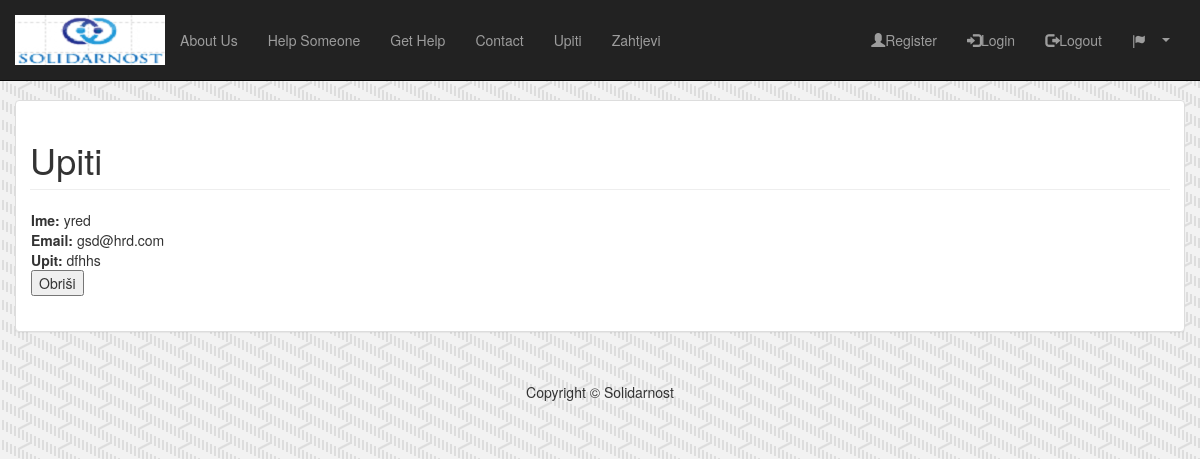
The app's page /upiti.php (signed in) with its own data.
### tables this page shows
CREATE TABLE IF NOT EXISTS `upit` (
  `id` int(11) NOT NULL AUTO_INCREMENT,
  `imePrezime` varchar(100) NOT NULL,
  `email` varchar(100) NOT NULL,
  `upit` text NOT NULL,
  PRIMARY KEY (`id`)
);

### languages/lang.en.php (called while the page is built)
<?php
$lang = array();
$lang['ONAMA_TEXT'] = 'Solidarnost was founded in 2012. with the goal of helping people in need. It is non-profit organisation through which users can request donations and visitors can donate money to them if they wish to do so. We have already changed thousands of lives to better, and we have to help many more together with you.';
$lang['HEADER_TITLE'] = 'My website header title';
$lang['SITE_NAME'] = 'My Website';
$lang['SLOGAN'] = '"We rise by lifting others." -Robert Ingersoll';
$lang['HEADING'] = 'Heading';
$lang['KORIS'] = 'Username:';
$lang['PASS'] = 'Password:';
$lang['IME'] = 'Name:';
$lang['PREZ'] = 'Last name:';
$lang['TEL'] = 'Contact phone:';
$lang['MAIL'] = 'Email address:';
$lang['GRAD'] = 'City:';
$lang['ULICA'] = 'Street:';
$lang['REG'] = 'Register';
$lang['POTVRDI'] = 'Submit';
$lang['MENU_ONAMA'] = 'About Us';
$lang['MENU_POMOZI'] = 'Help Someone';
$lang['MENU_POMOC'] = 'Get Help';
$lang['MENU_KONTAKT'] = 'Contact';
$lang['MENU_REGIST'] = 'Register';
$lang['MENU_PRIJAVA'] = 'Login';
$lang['MENU_ODJAVA'] = 'Logout';
$lang['KON_KONT'] = 'Contact us';
$lang['KON_IME'] = 'Full name:';
$lang['KON_MAIL'] = 'Email address:';
$lang['KON_UPIT'] = 'Inquiry:';
$lang['KON_POSL'] = 'Send';
$lang['LOGOUT_POZDRAV'] = 'Thank you and good bye!';
$lang['PRIJAVLJENI'] = 'You are already logged in as ';
$lang['ZAH_IME'] = '<b>Name:</b> ';
$lang['ZAH_PREZIME'] = '<b>Last Name:</b> ';
$lang['ZAH_RACUN'] = '<b>Account for donations:</b> ';
$lang['ZAH_CILJ'] = '<b>Goal:</b> ';
$lang['ZAH_BUTTON'] = 'Donate';
$lang['ZAH_NASLOV'] = 'Donate and help someone!';
$lang['POMOC_NASLOV'] = 'Ask for help';
$lang['POMOC_IME'] = 'Name:';
$lang['POMOC_PREZIME'] = 'Last Name:';
$lang['POMOC_TEL'] = 'Contact telephone:';
$lang['POMOC_EMAIL'] = 'Email Address:';
$lang['POMOC_RACUN'] = 'Donation account number:';
$lang['POMOC_CILJ'] = 'Goal amount:';
$lang['POMOC_OPIS'] = 'Description of the problem:';
$lang['POMOC_BUTTON'] = 'Send';
$lang['UU_POSLAN'] = 'Inquiry sent';
?>

### upiti.php (the view, shortened to what this page needs)
<!DOCTYPE html>
<?php
include_once 'common.php';
?>
<head>
    <link href="css/bootstrap.min.css" rel="stylesheet">
    <link href="css/stil.css" rel="stylesheet">
</head>
<body style="background-image: url(img/steps.PNG);">
    <nav class="navbar navbar-inverse navbar-fixed-top" role="navigation">
        <div class="container">
            <div class="navbar-header">
                <a class="navbar-brand" href="#">
                    <img src="img/logoSem2.png" alt="">
                </a>
            </div>
            <div class="collapse navbar-collapse" id="bs-example-navbar-collapse-1">
                <ul class="nav navbar-nav">
                    <li>
                        <a href="index.php"><?php echo $lang['MENU_ONAMA']; ?></a>
                    </li>
					<li>
                        <a href="pomozi.php"><?php echo $lang['MENU_POMOZI']; ?></a>
                    </li>
                    <li>
                        <a href="pomoc.php"><?php echo $lang['MENU_POMOC']; ?></a>
                    </li>
					<li>
                        <a href="kontakt.php"><?php echo $lang['MENU_KONTAKT']; ?></a>
                    </li>
					<li>
						<a href="upiti.php"><?php
						if (isset($_SESSION['admin'])){
							if($_SESSION['admin'] == '1')
							echo 'Upiti';}
								?></a>
					</li>
					<li>
						<a href="zahtjevi.php"><?php
						if (isset($_SESSION['admin'])){
							if($_SESSION['admin'] == '1')
							echo 'Zahtjevi';}
								?></a>
					</li>
                </ul>
				 <ul class="nav navbar-nav navbar-right">
						<li><a href="regist.php"><span class="glyphicon glyphicon-user"></span><?php echo $lang['MENU_REGIST']; ?></a></li>
						<li><a href="login.php"><span class="glyphicon glyphicon-log-in"></span><?php echo $lang['MENU_PRIJAVA']; ?></a></li>
						<li><a href="logout.php"><span class="glyphicon glyphicon-log-out"></span><?php echo $lang['MENU_ODJAVA']; ?></a></li>
						<li class="dropdown">
								<a class="glyphicon glyphicon-flag" data-toggle="dropdown" href="#">
								<span class="caret"></span></a>
						</li>
				</ul>
            </div>
        </div>
    </nav>
    <div class="container">
<div class="row">
            <div class="col-lg-12">
                <h1 class="page-header">
                    Upiti
                </h1>
            </div>
				<?php
				$con=mysqli_connect('localhost','root','root','solidarnost') or die('Error connecting to MySQL server.');
				$upit="SELECT * FROM upit";
				$result = mysqli_query($con, $upit);
				while($row = mysqli_fetch_assoc($result)) {
					$ime=$row['imePrezime'];
					$mail=$row['email'];
					$text=$row['upit'];
					$id=$row['id'];
					echo '<div class="panel panel-default">';
					echo '<div class="panel-body">';
					echo "</br><b>Ime: </b>$ime";
					echo "</br><b>Email: </b>$mail";
					echo "</br><b>Upit: </b>$text";
					echo "<form>";
					echo "<input type=\"button\" onclick=\"window.location.href='obrisiUpit.php?idu=$id'\" value=\"Obriši\">";
					echo "</form>";
					echo "<br>";
					echo '</div>';
					echo '</div>';
					 }
				?>
        </div>
        <footer>
            <div class="row">
                <div class="col-lg-12">
                    <center>Copyright &copy; Solidarnost</center>
                </div>
            </div>
        </footer>
    </div>
</body>
</html>

### css/stil.css (style rules this page uses)
body { padding-top: 70px; }
.navbar-fixed-top .nav { padding: 15px 0; }
.navbar-fixed-top .navbar-brand { padding: 0 15px; }
footer { padding: 30px 0; }
@media (min-width:768px) { body { padding-top: 100px; } }
@media (min-width:768px) { .navbar-fixed-top .navbar-brand { padding: 15px 0; } }

### records on screen
upit: imePrezime "yred", email "gsd@hrd.com", upit "dfhhs"

### other values on screen
$lang['MENU_ONAMA'] "About Us"
$lang['MENU_POMOZI'] "Help Someone"
$lang['MENU_POMOC'] "Get Help"
$lang['MENU_KONTAKT'] "Contact"
$lang['MENU_REGIST'] "Register"
$lang['MENU_PRIJAVA'] "Login"
$lang['MENU_ODJAVA'] "Logout"
